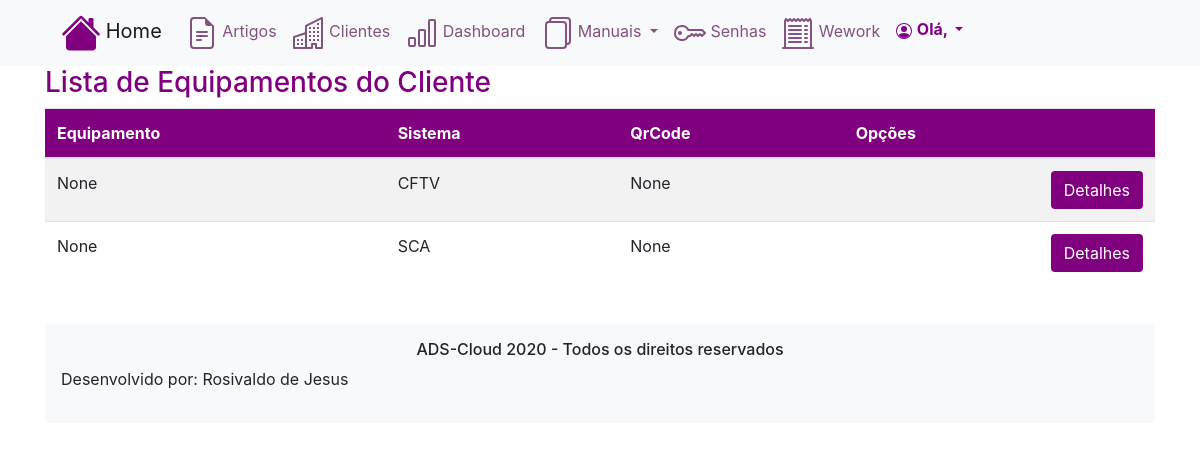
The app's page /clienteEquipamentos/?id=1 (signed in), older data.
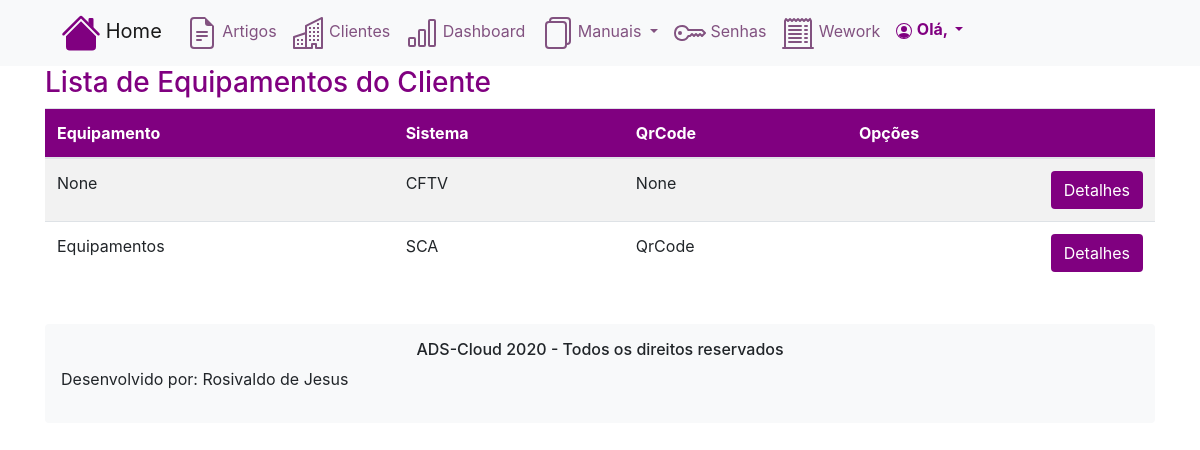
The same page, newer data.
### evertical/models.py (models this page shows, shortened)
class tbEquipamento(models.Model):
    equipamento = models.CharField(max_length=50, blank=True, null=True)
    equipamentoLogin = models.CharField(max_length=50, blank=True, null=True)
    equipamentoPassword = models.CharField(max_length=50, blank=True, null=True)
    equipamentoQrCode = models.CharField(max_length=50, blank=True, null=True)
    equipamentoObservacao = RichTextField(blank=True, null=True)
    equipamentoCliente = models.ForeignKey(tbCliente, on_delete=models.CASCADE)
    equipamentoSistema = models.ForeignKey(tbSistemas, on_delete=models.CASCADE)
    class Meta:
        db_table = 'tbEquipamento'
        verbose_name_plural = 'Equipamentos'

class tbSistemas(models.Model):
    sistemasTipo = models.CharField(max_length=20, blank=True, null=True)
    class Meta:
        db_table = 'tbSistemas'
        verbose_name_plural = 'Sistemas'
    def __str__(self):
        return "{}".format(self.sistemasTipo)

### evertical/views.py (the view)
# urls.py: path('clienteEquipamentos/', clienteEquipamentos),
@login_required(login_url='/login/')
def clienteEquipamentos(request):
    equipamento = request.GET.get('id')
    dados = {}
    if equipamento:
        dados['equipamento'] = tbEquipamento.objects.filter(equipamentoCliente=equipamento)
    return render(request, 'clienteEquipamentos.html', dados)

### templates/clienteEquipamentos.html (shortened to what this page needs)
{% extends "base.html" %}
{% load static %}
{% block content %}
<div class="container-xl">
	<section>
		<h3 style="color: purple;">Lista de Equipamentos do Cliente</h3>
				<table class="table table-striped">
					<thead style="background-color: purple;color: white;">
						<tr>
							<th>Equipamento</th>
							<th>Sistema</th>
							<th>QrCode</th>
							<th>Opções</th>
						</tr>
					</thead>
					<tbody>
					{% for equipamento in equipamento %}
						<tr>
							<td>{{ equipamento.equipamento }}</td>
							<td>{{ equipamento.equipamentoSistema }}</td>
							<td>{{ equipamento.equipamentoQrCode }}</td>
							<td>
								<div align="right">
								  <button class="btn btn-outline" style="background-color: purple;color: white;">
									  <a href="/clienteEquipamentosInformacoes/?id={{ equipamento.id }}">Detalhes</a>
								  </button>
							  </div>
							</td>
						</tr>
					{% endfor %}
					</tbody>
				</table>
			<br>
	</section>
{% endblock %}

Row changes from the older to the newer data that the page shows:
changed tbEquipamento "SCA": equipamento "None" → "Equipamentos"; equipamentoQrCode "None" → "QrCode"
